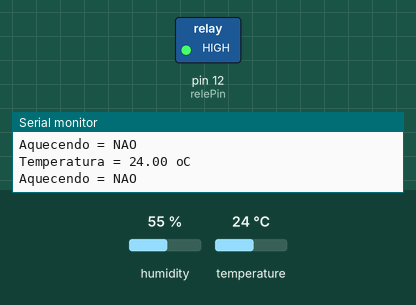
Simulated run of this sketch. Board: Arduino Uno, built with avr-gcc and run on an emulated ATmega328P. Shown: switched loads named in the sketch (green lamp = pin HIGH), the last lines printed to the serial monitor. The test bench sets the inputs (shaded band); at power-on: temperature 24 °C, humidity 55 %.

Above: at 5.8 s.
5.9 s: temperature set to 19 °C
11.9 s: temperature set to 16 °C
At 15.5 s:
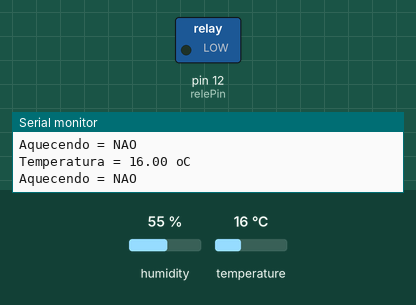
17.9 s: temperature set to 28 °C
At 21.4 s:
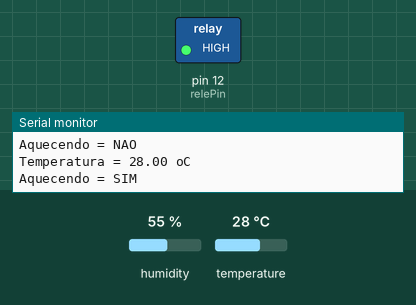
23.9 s: temperature set to 12 °C
At 26.1 s:
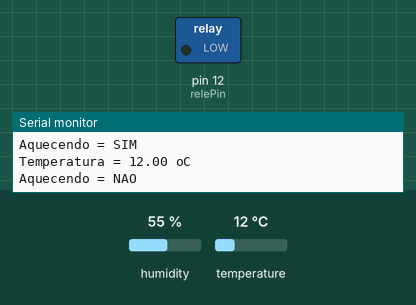
Timing chart, 0 to 27.6 s (numbered marks = the images above; inputs shaded):
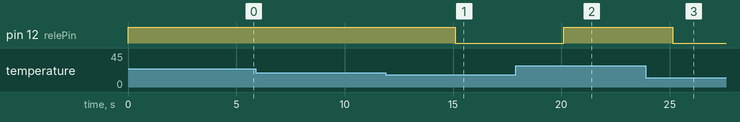

Measured:
- the behaviour switches between 18 and 17 °C on temperature (found by bisection; images 0 and 1)
- after the input at 11.9 s, pin 12 (relePin): HIGH → LOW after 3.2 s
- after the input at 17.9 s, pin 12 (relePin): LOW → HIGH after 2.2 s
- after the input at 23.9 s, pin 12 (relePin): HIGH → LOW after 1.2 s

The sketch:

warm-beta-zero.ino
```cpp
// (licence header left out)
#include <string.h>
#include "DHT.h"

#define DHTPIN A0 // Pino do sensor
#define DHTTYPE DHT11 // Tipo do senor

const int relePin = 12; // Pino do rele

const float MINIMA = 17; // Temperatura minima para acionamento
const float MAXIMA = 19; // Temperatura para parar aquecimento

float temperatura = 0;
int aquecendo = 0; // Controla se ja esta aquecendo

DHT dht(DHTPIN, DHTTYPE);

void setup(){
  // Inicializa serial
  Serial.begin(9600);

  // Inicializa rele
  pinMode(relePin, OUTPUT);
  digitalWrite(relePin, HIGH); // Desliga

  // Inicializa sensor
  dht.begin();
}

void loop(){
  // Le a temperatura do sensor
  temperatura = dht.readTemperature();

  // Exibe informacoes
  mostrarInfo();

  // Verifica se deve aquecer ou parar
  if ((temperatura <= MINIMA) && !aquecendo) {
   aquecer(1);
  } else if ((temperatura >= MAXIMA) && aquecendo) {
   aquecer(0);
  }

  // Aguarda 5 segundos para proxima leitura
  delay(5000);
}

void mostrarInfo() {
  Serial.print("Temperatura = ");
  Serial.print(temperatura);
  Serial.println(" oC");
  Serial.print("Aquecendo = ");
  Serial.println(aquecendo ? "SIM" : "NAO");
}

void aquecer(int ativo) {
  aquecendo = ativo;

  // Aciona o rele
  if (ativo)
    digitalWrite(relePin, LOW);
  else
    digitalWrite(relePin, HIGH);
}
```
